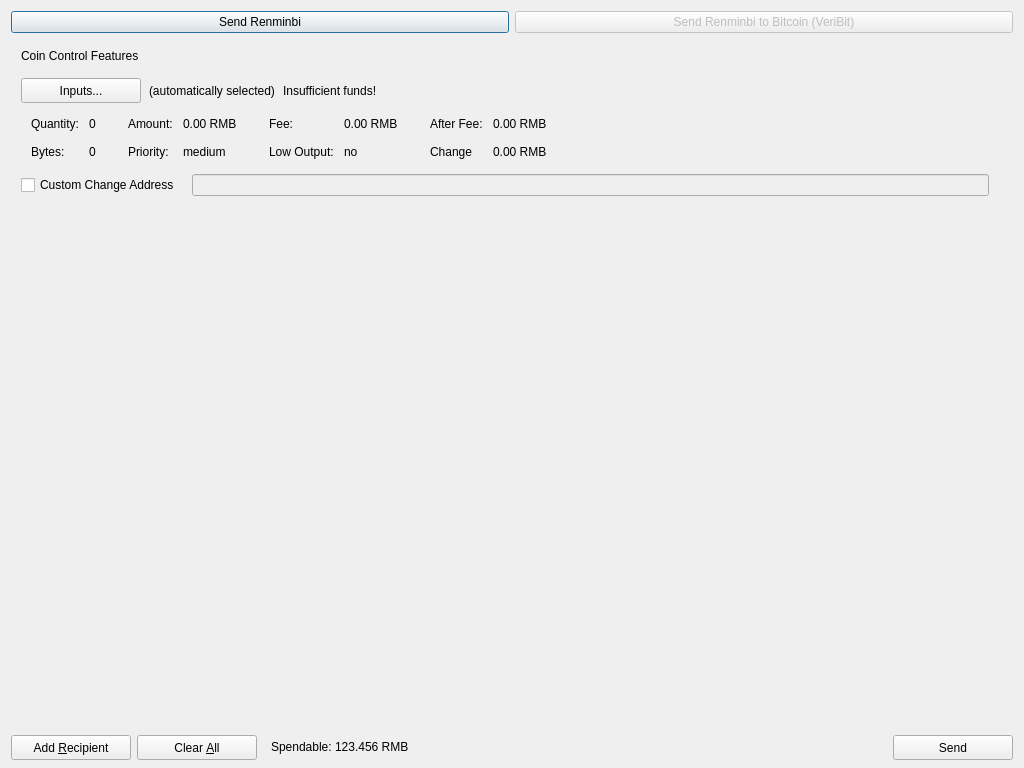
<?xml version="1.0" encoding="UTF-8"?>
<ui version="4.0">
 <class>SendBitCoinsDialog</class>
 <widget class="QDialog" name="SendBitCoinsDialog">
  <property name="geometry">
   <rect>
    <x>0</x>
    <y>0</y>
    <width>1024</width>
    <height>768</height>
   </rect>
  </property>
  <property name="windowTitle">
   <string>Send Coins</string>
  </property>
  <layout class="QVBoxLayout" name="verticalLayout" stretch="0,0,1,0">
   <property name="bottomMargin">
    <number>8</number>
   </property>
   <item>
    <layout class="QHBoxLayout" name="horizontalLayout_3">
     <item>
      <widget class="QPushButton" name="btnRenminbi">
       <property name="text">
        <string>Send Renminbi</string>
       </property>
      </widget>
     </item>
     <item>
      <widget class="QPushButton" name="btnBitcoin">
       <property name="enabled">
        <bool>false</bool>
       </property>
       <property name="text">
        <string>Send Renminbi to Bitcoin (VeriBit)</string>
       </property>
      </widget>
     </item>
    </layout>
   </item>
   <item>
    <widget class="QFrame" name="frameCoinControl">
     <property name="sizePolicy">
      <sizepolicy hsizetype="Expanding" vsizetype="Expanding">
       <horstretch>0</horstretch>
       <verstretch>0</verstretch>
      </sizepolicy>
     </property>
     <property name="maximumSize">
      <size>
       <width>16777215</width>
       <height>16777215</height>
      </size>
     </property>
     <property name="frameShape">
      <enum>QFrame::NoFrame</enum>
     </property>
     <property name="frameShadow">
      <enum>QFrame::Sunken</enum>
     </property>
     <layout class="QVBoxLayout" name="verticalLayoutCoinControl2">
      <property name="spacing">
       <number>6</number>
      </property>
      <property name="leftMargin">
       <number>0</number>
      </property>
      <property name="topMargin">
       <number>0</number>
      </property>
      <property name="rightMargin">
       <number>0</number>
      </property>
      <property name="bottomMargin">
       <number>6</number>
      </property>
      <item>
       <layout class="QVBoxLayout" name="verticalLayoutCoinControl" stretch="0,0,0,0,1">
        <property name="spacing">
         <number>0</number>
        </property>
        <property name="leftMargin">
         <number>10</number>
        </property>
        <property name="topMargin">
         <number>10</number>
        </property>
        <item>
         <layout class="QHBoxLayout" name="horizontalLayoutCoinControl1">
          <property name="bottomMargin">
           <number>15</number>
          </property>
          <item>
           <widget class="QLabel" name="labelCoinControlFeatures">
            <property name="sizePolicy">
             <sizepolicy hsizetype="Preferred" vsizetype="Maximum">
              <horstretch>0</horstretch>
              <verstretch>0</verstretch>
             </sizepolicy>
            </property>
            <property name="text">
             <string>Coin Control Features</string>
            </property>
           </widget>
          </item>
         </layout>
        </item>
        <item>
         <layout class="QHBoxLayout" name="horizontalLayoutCoinControl2" stretch="0,0,0,0">
          <property name="spacing">
           <number>8</number>
          </property>
          <property name="bottomMargin">
           <number>10</number>
          </property>
          <item>
           <widget class="QPushButton" name="pushButtonCoinControl">
            <property name="minimumSize">
             <size>
              <width>120</width>
              <height>25</height>
             </size>
            </property>
            <property name="text">
             <string>Inputs...</string>
            </property>
           </widget>
          </item>
          <item>
           <widget class="QLabel" name="labelCoinControlAutomaticallySelected">
            <property name="text">
             <string>(automatically selected)</string>
            </property>
            <property name="margin">
             <number>5</number>
            </property>
           </widget>
          </item>
          <item>
           <widget class="QLabel" name="labelCoinControlInsuffFunds">
            <property name="text">
             <string>Insufficient funds!</string>
            </property>
            <property name="margin">
             <number>5</number>
            </property>
           </widget>
          </item>
          <item>
           <spacer name="horizontalSpacerCoinControl">
            <property name="orientation">
             <enum>Qt::Horizontal</enum>
            </property>
            <property name="sizeHint" stdset="0">
             <size>
              <width>40</width>
              <height>1</height>
             </size>
            </property>
           </spacer>
          </item>
         </layout>
        </item>
        <item>
         <widget class="QWidget" name="widgetCoinControl" native="true">
          <property name="sizePolicy">
           <sizepolicy hsizetype="Preferred" vsizetype="Preferred">
            <horstretch>0</horstretch>
            <verstretch>0</verstretch>
           </sizepolicy>
          </property>
          <property name="minimumSize">
           <size>
            <width>0</width>
            <height>0</height>
           </size>
          </property>
          <layout class="QHBoxLayout" name="horizontalLayoutCoinControl5">
           <property name="leftMargin">
            <number>0</number>
           </property>
           <property name="topMargin">
            <number>0</number>
           </property>
           <property name="rightMargin">
            <number>0</number>
           </property>
           <property name="bottomMargin">
            <number>0</number>
           </property>
           <item>
            <layout class="QHBoxLayout" name="horizontalLayoutCoinControl3" stretch="0,0,0,1">
             <property name="spacing">
              <number>20</number>
             </property>
             <property name="topMargin">
              <number>0</number>
             </property>
             <property name="bottomMargin">
              <number>10</number>
             </property>
             <item>
              <layout class="QFormLayout" name="formLayoutCoinControl1">
               <property name="horizontalSpacing">
                <number>10</number>
               </property>
               <property name="verticalSpacing">
                <number>14</number>
               </property>
               <property name="leftMargin">
                <number>10</number>
               </property>
               <property name="topMargin">
                <number>4</number>
               </property>
               <property name="rightMargin">
                <number>6</number>
               </property>
               <item row="0" column="0">
                <widget class="QLabel" name="labelCoinControlQuantityText">
                 <property name="text">
                  <string>Quantity:</string>
                 </property>
                 <property name="margin">
                  <number>0</number>
                 </property>
                </widget>
               </item>
               <item row="0" column="1">
                <widget class="QLabel" name="labelCoinControlQuantity">
                 <property name="cursor">
                  <cursorShape>IBeamCursor</cursorShape>
                 </property>
                 <property name="contextMenuPolicy">
                  <enum>Qt::ActionsContextMenu</enum>
                 </property>
                 <property name="text">
                  <string>0</string>
                 </property>
                 <property name="margin">
                  <number>0</number>
                 </property>
                 <property name="textInteractionFlags">
                  <set>Qt::LinksAccessibleByMouse|Qt::TextSelectableByKeyboard|Qt::TextSelectableByMouse</set>
                 </property>
                </widget>
               </item>
               <item row="1" column="0">
                <widget class="QLabel" name="labelCoinControlBytesText">
                 <property name="text">
                  <string>Bytes:</string>
                 </property>
                </widget>
               </item>
               <item row="1" column="1">
                <widget class="QLabel" name="labelCoinControlBytes">
                 <property name="cursor">
                  <cursorShape>IBeamCursor</cursorShape>
                 </property>
                 <property name="contextMenuPolicy">
                  <enum>Qt::ActionsContextMenu</enum>
                 </property>
                 <property name="text">
                  <string>0</string>
                 </property>
                 <property name="textInteractionFlags">
                  <set>Qt::LinksAccessibleByMouse|Qt::TextSelectableByKeyboard|Qt::TextSelectableByMouse</set>
                 </property>
                </widget>
               </item>
              </layout>
             </item>
             <item>
              <layout class="QFormLayout" name="formLayoutCoinControl2">
               <property name="horizontalSpacing">
                <number>10</number>
               </property>
               <property name="verticalSpacing">
                <number>14</number>
               </property>
               <property name="leftMargin">
                <number>6</number>
               </property>
               <property name="topMargin">
                <number>4</number>
               </property>
               <property name="rightMargin">
                <number>6</number>
               </property>
               <item row="0" column="0">
                <widget class="QLabel" name="labelCoinControlAmountText">
                 <property name="text">
                  <string>Amount:</string>
                 </property>
                 <property name="margin">
                  <number>0</number>
                 </property>
                </widget>
               </item>
               <item row="0" column="1">
                <widget class="QLabel" name="labelCoinControlAmount">
                 <property name="cursor">
                  <cursorShape>IBeamCursor</cursorShape>
                 </property>
                 <property name="contextMenuPolicy">
                  <enum>Qt::ActionsContextMenu</enum>
                 </property>
                 <property name="text">
                  <string>0.00 RMB</string>
                 </property>
                 <property name="textInteractionFlags">
                  <set>Qt::LinksAccessibleByMouse|Qt::TextSelectableByKeyboard|Qt::TextSelectableByMouse</set>
                 </property>
                </widget>
               </item>
               <item row="1" column="0">
                <widget class="QLabel" name="labelCoinControlPriorityText">
                 <property name="text">
                  <string>Priority:</string>
                 </property>
                </widget>
               </item>
               <item row="1" column="1">
                <widget class="QLabel" name="labelCoinControlPriority">
                 <property name="cursor">
                  <cursorShape>IBeamCursor</cursorShape>
                 </property>
                 <property name="contextMenuPolicy">
                  <enum>Qt::ActionsContextMenu</enum>
                 </property>
                 <property name="text">
                  <string>medium</string>
                 </property>
                 <property name="textInteractionFlags">
                  <set>Qt::LinksAccessibleByMouse|Qt::TextSelectableByKeyboard|Qt::TextSelectableByMouse</set>
                 </property>
                </widget>
               </item>
              </layout>
             </item>
             <item>
              <layout class="QFormLayout" name="formLayoutCoinControl3">
               <property name="horizontalSpacing">
                <number>10</number>
               </property>
               <property name="verticalSpacing">
                <number>14</number>
               </property>
               <property name="leftMargin">
                <number>6</number>
               </property>
               <property name="topMargin">
                <number>4</number>
               </property>
               <property name="rightMargin">
                <number>6</number>
               </property>
               <item row="0" column="0">
                <widget class="QLabel" name="labelCoinControlFeeText">
                 <property name="text">
                  <string>Fee:</string>
                 </property>
                 <property name="margin">
                  <number>0</number>
                 </property>
                </widget>
               </item>
               <item row="0" column="1">
                <widget class="QLabel" name="labelCoinControlFee">
                 <property name="cursor">
                  <cursorShape>IBeamCursor</cursorShape>
                 </property>
                 <property name="contextMenuPolicy">
                  <enum>Qt::ActionsContextMenu</enum>
                 </property>
                 <property name="text">
                  <string>0.00 RMB</string>
                 </property>
                 <property name="textInteractionFlags">
                  <set>Qt::LinksAccessibleByMouse|Qt::TextSelectableByKeyboard|Qt::TextSelectableByMouse</set>
                 </property>
                </widget>
               </item>
               <item row="1" column="0">
                <widget class="QLabel" name="labelCoinControlLowOutputText">
                 <property name="text">
                  <string>Low Output:</string>
                 </property>
                </widget>
               </item>
               <item row="1" column="1">
                <widget class="QLabel" name="labelCoinControlLowOutput">
                 <property name="cursor">
                  <cursorShape>IBeamCursor</cursorShape>
                 </property>
                 <property name="contextMenuPolicy">
                  <enum>Qt::ActionsContextMenu</enum>
                 </property>
                 <property name="text">
                  <string>no</string>
                 </property>
                 <property name="textInteractionFlags">
                  <set>Qt::LinksAccessibleByMouse|Qt::TextSelectableByKeyboard|Qt::TextSelectableByMouse</set>
                 </property>
                </widget>
               </item>
              </layout>
             </item>
             <item>
              <layout class="QFormLayout" name="formLayoutCoinControl4">
               <property name="horizontalSpacing">
                <number>10</number>
               </property>
               <property name="verticalSpacing">
                <number>14</number>
               </property>
               <property name="leftMargin">
                <number>6</number>
               </property>
               <property name="topMargin">
                <number>4</number>
               </property>
               <property name="rightMargin">
                <number>6</number>
               </property>
               <item row="0" column="0">
                <widget class="QLabel" name="labelCoinControlAfterFeeText">
                 <property name="text">
                  <string>After Fee:</string>
                 </property>
                 <property name="margin">
                  <number>0</number>
                 </property>
                </widget>
               </item>
               <item row="0" column="1">
                <widget class="QLabel" name="labelCoinControlAfterFee">
                 <property name="cursor">
                  <cursorShape>IBeamCursor</cursorShape>
                 </property>
                 <property name="contextMenuPolicy">
                  <enum>Qt::ActionsContextMenu</enum>
                 </property>
                 <property name="text">
                  <string>0.00 RMB</string>
                 </property>
                 <property name="textInteractionFlags">
                  <set>Qt::LinksAccessibleByMouse|Qt::TextSelectableByKeyboard|Qt::TextSelectableByMouse</set>
                 </property>
                </widget>
               </item>
               <item row="1" column="0">
                <widget class="QLabel" name="labelCoinControlChangeText">
                 <property name="text">
                  <string>Change</string>
                 </property>
                </widget>
               </item>
               <item row="1" column="1">
                <widget class="QLabel" name="labelCoinControlChange">
                 <property name="cursor">
                  <cursorShape>IBeamCursor</cursorShape>
                 </property>
                 <property name="contextMenuPolicy">
                  <enum>Qt::ActionsContextMenu</enum>
                 </property>
                 <property name="text">
                  <string>0.00 RMB</string>
                 </property>
                 <property name="textInteractionFlags">
                  <set>Qt::LinksAccessibleByMouse|Qt::TextSelectableByKeyboard|Qt::TextSelectableByMouse</set>
                 </property>
                </widget>
               </item>
              </layout>
             </item>
            </layout>
           </item>
          </layout>
         </widget>
        </item>
        <item>
         <layout class="QHBoxLayout" name="horizontalLayoutCoinControl4" stretch="0,0,0">
          <property name="spacing">
           <number>12</number>
          </property>
          <property name="sizeConstraint">
           <enum>QLayout::SetDefaultConstraint</enum>
          </property>
          <property name="topMargin">
           <number>5</number>
          </property>
          <property name="rightMargin">
           <number>5</number>
          </property>
          <item>
           <widget class="QCheckBox" name="checkBoxCoinControlChange">
            <property name="text">
             <string>Custom Change Address</string>
            </property>
           </widget>
          </item>
          <item>
           <widget class="QLineEdit" name="lineEditCoinControlChange">
            <property name="enabled">
             <bool>false</bool>
            </property>
            <property name="sizePolicy">
             <sizepolicy hsizetype="Expanding" vsizetype="Fixed">
              <horstretch>0</horstretch>
              <verstretch>0</verstretch>
             </sizepolicy>
            </property>
           </widget>
          </item>
          <item>
           <widget class="QLabel" name="labelCoinControlChangeLabel">
            <property name="sizePolicy">
             <sizepolicy hsizetype="Preferred" vsizetype="Expanding">
              <horstretch>0</horstretch>
              <verstretch>0</verstretch>
             </sizepolicy>
            </property>
            <property name="minimumSize">
             <size>
              <width>0</width>
              <height>0</height>
             </size>
            </property>
            <property name="text">
             <string/>
            </property>
            <property name="margin">
             <number>3</number>
            </property>
           </widget>
          </item>
         </layout>
        </item>
        <item>
         <spacer name="verticalSpacerCoinControl">
          <property name="orientation">
           <enum>Qt::Vertical</enum>
          </property>
          <property name="sizeHint" stdset="0">
           <size>
            <width>800</width>
            <height>1</height>
           </size>
          </property>
         </spacer>
        </item>
       </layout>
      </item>
     </layout>
    </widget>
   </item>
   <item>
    <widget class="QScrollArea" name="scrollArea">
     <property name="frameShape">
      <enum>QFrame::NoFrame</enum>
     </property>
     <property name="widgetResizable">
      <bool>true</bool>
     </property>
     <widget class="QWidget" name="scrollAreaWidgetContents">
      <property name="geometry">
       <rect>
        <x>0</x>
        <y>0</y>
        <width>1006</width>
        <height>516</height>
       </rect>
      </property>
      <layout class="QVBoxLayout" name="verticalLayout_2">
       <property name="leftMargin">
        <number>0</number>
       </property>
       <property name="topMargin">
        <number>0</number>
       </property>
       <property name="rightMargin">
        <number>0</number>
       </property>
       <property name="bottomMargin">
        <number>0</number>
       </property>
       <item>
        <layout class="QVBoxLayout" name="entries">
         <property name="spacing">
          <number>0</number>
         </property>
        </layout>
       </item>
      </layout>
     </widget>
    </widget>
   </item>
   <item>
    <layout class="QHBoxLayout" name="horizontalLayout">
     <item>
      <widget class="QPushButton" name="addButton">
       <property name="minimumSize">
        <size>
         <width>120</width>
         <height>25</height>
        </size>
       </property>
       <property name="toolTip">
        <string>Send to multiple recipients at once</string>
       </property>
       <property name="text">
        <string>Add &amp;Recipient</string>
       </property>
       <property name="icon">
        <iconset resource="../bitcoin.qrc">
         <normaloff>:/icons/add</normaloff>:/icons/add</iconset>
       </property>
       <property name="iconSize">
        <size>
         <width>12</width>
         <height>12</height>
        </size>
       </property>
       <property name="autoDefault">
        <bool>false</bool>
       </property>
      </widget>
     </item>
     <item>
      <widget class="QPushButton" name="clearButton">
       <property name="sizePolicy">
        <sizepolicy hsizetype="Minimum" vsizetype="Fixed">
         <horstretch>0</horstretch>
         <verstretch>0</verstretch>
        </sizepolicy>
       </property>
       <property name="minimumSize">
        <size>
         <width>120</width>
         <height>25</height>
        </size>
       </property>
       <property name="toolTip">
        <string>Remove all transaction fields</string>
       </property>
       <property name="text">
        <string>Clear &amp;All</string>
       </property>
       <property name="icon">
        <iconset resource="../bitcoin.qrc">
         <normaloff>:/icons/remove</normaloff>:/icons/remove</iconset>
       </property>
       <property name="iconSize">
        <size>
         <width>12</width>
         <height>12</height>
        </size>
       </property>
       <property name="autoRepeatDelay">
        <number>300</number>
       </property>
       <property name="autoDefault">
        <bool>false</bool>
       </property>
      </widget>
     </item>
     <item>
      <layout class="QHBoxLayout" name="horizontalLayout_2">
       <property name="spacing">
        <number>3</number>
       </property>
       <item>
        <widget class="QLabel" name="label">
         <property name="sizePolicy">
          <sizepolicy hsizetype="Preferred" vsizetype="Fixed">
           <horstretch>0</horstretch>
           <verstretch>0</verstretch>
          </sizepolicy>
         </property>
         <property name="text">
          <string>Spendable:</string>
         </property>
         <property name="indent">
          <number>8</number>
         </property>
        </widget>
       </item>
       <item>
        <widget class="QLabel" name="labelBalance">
         <property name="sizePolicy">
          <sizepolicy hsizetype="Preferred" vsizetype="Fixed">
           <horstretch>0</horstretch>
           <verstretch>0</verstretch>
          </sizepolicy>
         </property>
         <property name="cursor">
          <cursorShape>IBeamCursor</cursorShape>
         </property>
         <property name="text">
          <string>123.456 RMB</string>
         </property>
         <property name="textInteractionFlags">
          <set>Qt::LinksAccessibleByMouse|Qt::TextSelectableByKeyboard|Qt::TextSelectableByMouse</set>
         </property>
        </widget>
       </item>
      </layout>
     </item>
     <item>
      <spacer name="horizontalSpacer">
       <property name="orientation">
        <enum>Qt::Horizontal</enum>
       </property>
       <property name="sizeHint" stdset="0">
        <size>
         <width>40</width>
         <height>20</height>
        </size>
       </property>
      </spacer>
     </item>
     <item>
      <widget class="QPushButton" name="veriBitSendButton">
       <property name="sizePolicy">
        <sizepolicy hsizetype="Minimum" vsizetype="Fixed">
         <horstretch>0</horstretch>
         <verstretch>0</verstretch>
        </sizepolicy>
       </property>
       <property name="minimumSize">
        <size>
         <width>120</width>
         <height>25</height>
        </size>
       </property>
       <property name="toolTip">
        <string>Confirm the send action</string>
       </property>
       <property name="text">
        <string>Send</string>
       </property>
       <property name="icon">
        <iconset resource="../bitcoin.qrc">
         <normaloff>:/icons/veriBitButton</normaloff>:/icons/veriBitButton</iconset>
       </property>
       <property name="iconSize">
        <size>
         <width>14</width>
         <height>14</height>
        </size>
       </property>
       <property name="autoDefault">
        <bool>false</bool>
       </property>
      </widget>
     </item>
    </layout>
   </item>
  </layout>
 </widget>
 <resources>
  <include location="../bitcoin.qrc"/>
 </resources>
 <connections/>
</ui>
